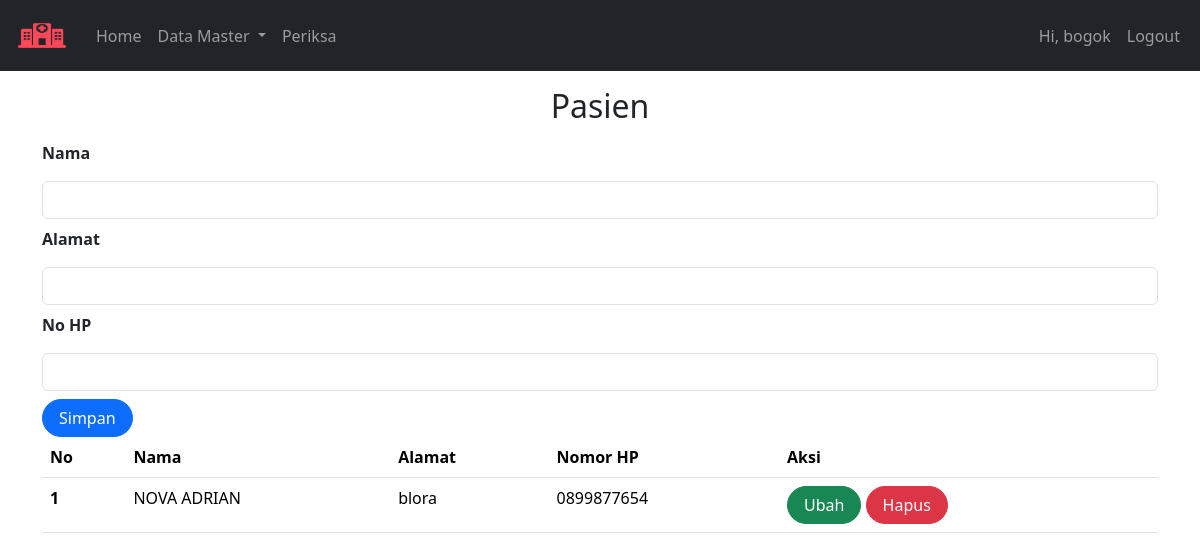
The page /index.php?page=pasien (signed in) on the database its author committed.
### tables this page shows
CREATE TABLE `pasien` (
  `id` int(11) NOT NULL,
  `nama` varchar(255) NOT NULL,
  `alamat` varchar(255) NOT NULL,
  `no_hp` varchar(50) NOT NULL
);

### pasien.php (the view, shortened to what this page needs)
<form class="form row" method="POST" action="" name="myForm" onsubmit="return(validate());">
    <?php
    include ('koneksi.php');
    $nama = '';
    $alamat = '';
    $no_hp = '';
    ?>
    <div>
        <label class="form-label fw-bold">
            Nama
        </label>
        <input type="text" class="form-control my-2" name="nama" value="<?php echo $nama ?>">
        <label class="form-label fw-bold">
            Alamat
        </label>
        <input type="text" class="form-control my-2" name="alamat" value="<?php echo $alamat ?>">
        <label class="form-label fw-bold">
        No HP
        </label>
        <input type="text" class="form-control my-2" name="no_hp" value="<?php echo $no_hp ?>">
        <button type="submit" class="btn btn-primary rounded-pill px-3" name="simpan">Simpan</button>
  </div>
</form>
<div class="table-responsive">
    <table class="table table-hover">
        <thead>
            <tr>
                <th scope="col">No</th>
                <th scope="col">Nama</th>
                <th scope="col">Alamat</th>
                <th scope="col">Nomor HP</th>
                <th scope="col">Aksi</th>
            </tr>
        </thead>
        <tbody>
            <?php
            $result = mysqli_query(
                $mysqli,"SELECT * FROM pasien ORDER BY nama DESC"
                );
            $no = 1;
            while ($data = mysqli_fetch_array($result)) {
            ?>
                <tr>
                    <th scope="row"><?php echo $no++ ?></th>
                    <td><?php echo $data['nama'] ?></td>
                    <td><?php echo $data['alamat'] ?></td>
                    <td><?php echo $data['no_hp'] ?></td>
                    <td>
                        <a class="btn btn-success rounded-pill px-3"
                        href="index.php?page=pasien&id=<?php echo $data['id'] ?>">Ubah
                        </a>
                        <a class="btn btn-danger rounded-pill px-3"
                        href="index.php?page=pasien&id=<?php echo $data['id'] ?>&aksi=hapus">Hapus
                        </a>
                    </td>
                </tr>
            <?php
            }
            ?>
        </tbody>
    </table>
</div>

### rows shown on the page
pasien: nama "NOVA ADRIAN", alamat "blora", no_hp "0899877654"

### other values the page prints
$_SESSION['username'] "bogok"
$_GET['page'] "Pasien"
